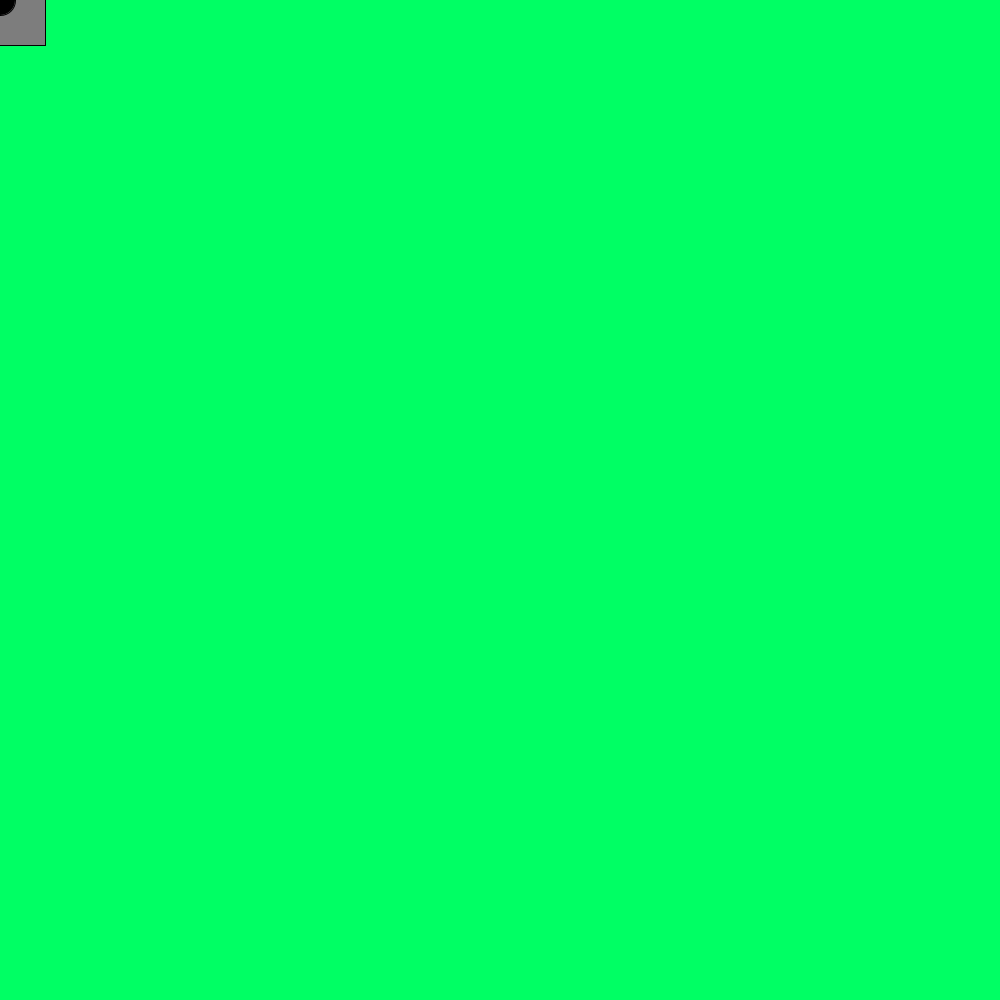
Frame 1 (no input)
Frame 60 (the mouse pressed at the canvas centre just before this capture): identical to frame 1, image omitted
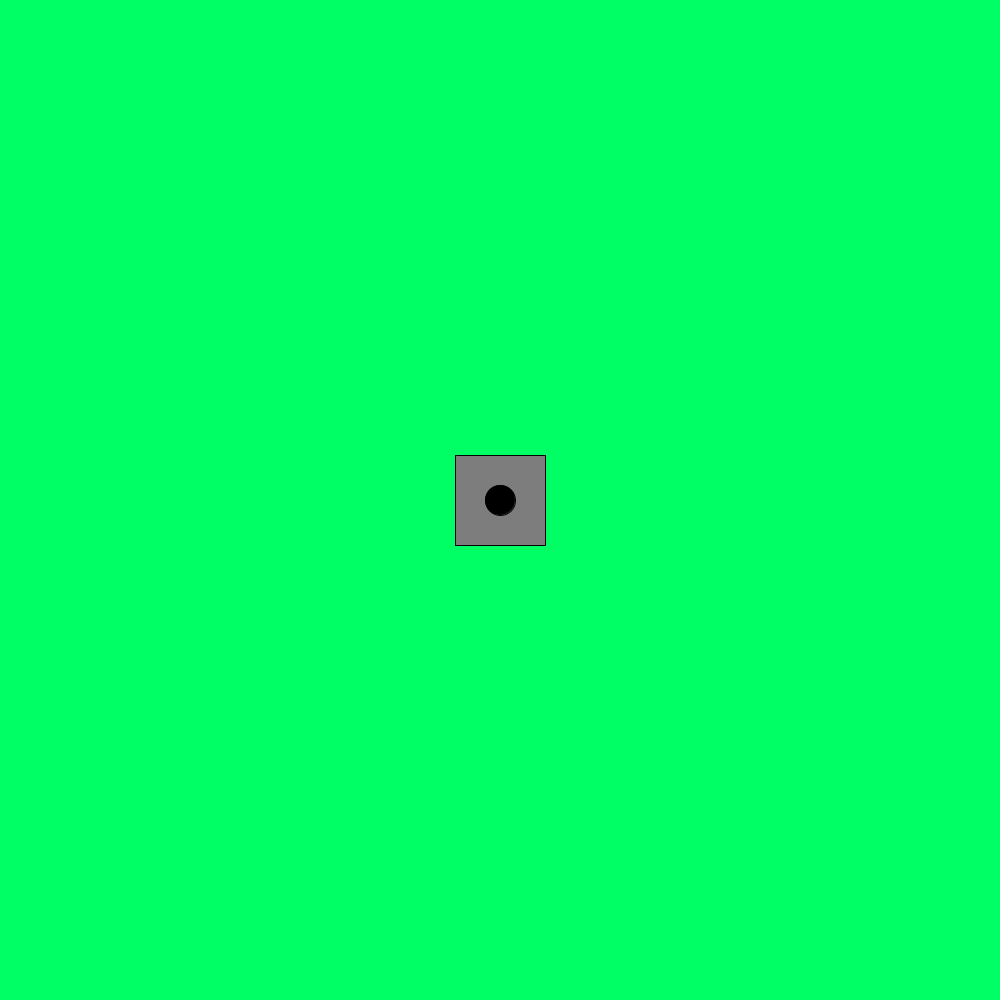
Frame 120 (the mouse held since frame 60 and released just before this capture)

The Processing sketch that drew these frames (run headless with seeded random() and noise(); from frame 60 on, the mouse is pressed at the canvas centre):

// Processing sketch: sketch_2015_tagliaerba
// ── sketch_2015_tagliaerba.pde

Tagliaerba t; 

color bgcolor; 

void setup()
{
  bgcolor = color(0, 255, 100, 10); 
  
  size(1000, 1000); 
  background(bgcolor); 

  t = new Tagliaerba(); 
}

void draw()
{
  background(bgcolor); 
  t.run(); 
}

// ── Tagliaerba.pde
class Tagliaerba
{
  
  int lato = 90; 
  
  int diametro = 30; 
  
  Tagliaerba()
  {
    // 
  }
  
  public void printShape()
  {
    rectMode(CENTER); 
    fill(125, 125, 125); 
    square(mouseX, mouseY, lato);
    
    fill(0); 
    ellipse(mouseX, mouseY, diametro, diametro); 
  }
  
  public void run()
  {
    this.printShape(); 
  }
  
}
